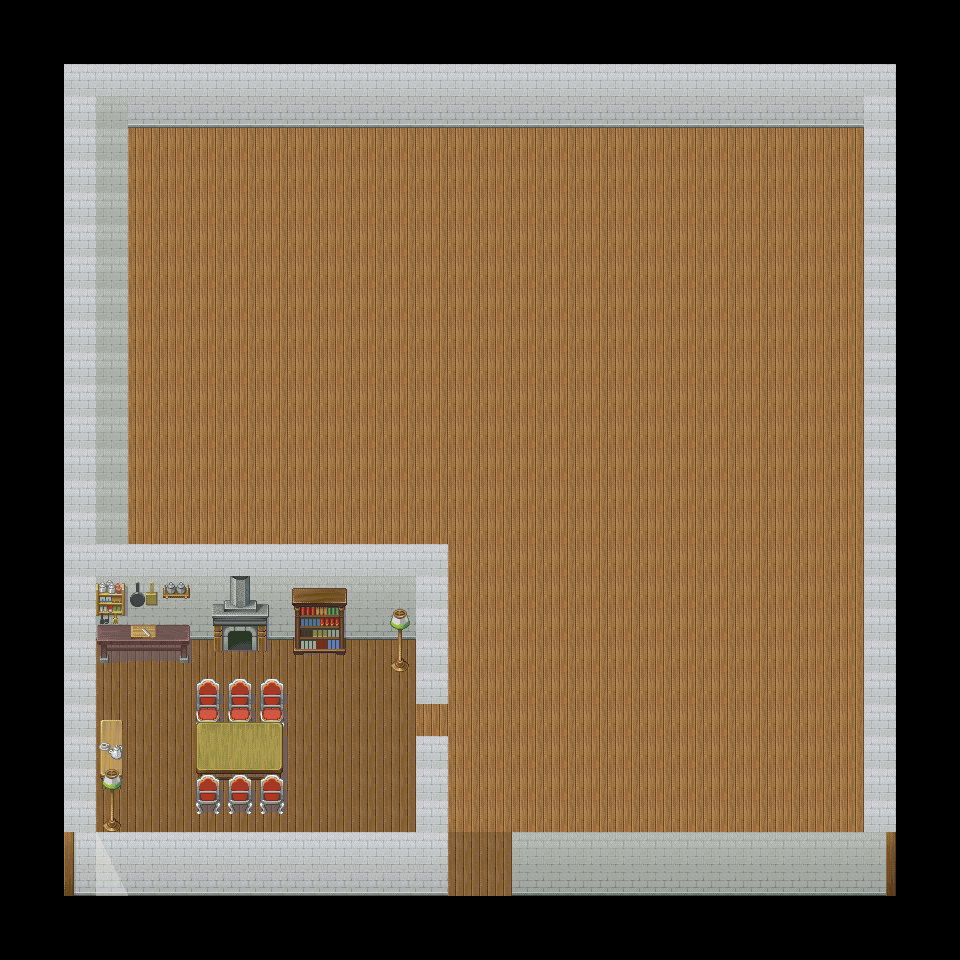

Tiled map render using the project's own tile images. Description and the map definition, with tile-layer contents summarised, below:
An orthogonal 30x30 tile map with 32x32 px tiles, 4 tile layers (under0, under1, under2, over0) and 16 objects (test).

<map version="1.2" tiledversion="1.2.4" orientation="orthogonal" renderorder="right-down" width="30" height="30" tilewidth="32" tileheight="32" infinite="0" nextlayerid="8" nextobjectid="20">
 <tileset firstgid="1" source="014-PostTown02.tsx" />
 <layer id="2" name="under0" width="30" height="30">
  <data>[900 cells, 676 non-empty, 12 distinct tile ids]</data>
 </layer>
 <objectgroup id="7" name="test">
  <object id="19" name="test" x="446" y="860.5" width="64.5" height="34" />
 </objectgroup>
 <layer id="3" name="under1" width="30" height="30">
  <data>[900 cells, 39 non-empty, 36 distinct tile ids]</data>
 </layer>
 <layer id="4" name="under2" width="30" height="30">
  <data>[900 cells, 12 non-empty, 8 distinct tile ids]</data>
 </layer>
 <layer id="5" name="over0" width="30" height="30">
  <data>[900 cells, 3 non-empty, 1 distinct tile ids]</data>
 </layer>
 <objectgroup id="6" name="walls" visible="0">
  <object id="2" x="63" y="831" width="385" height="64" />
  <object id="3" x="511" y="830" width="384" height="65" />
  <object id="5" x="416" y="545.5" width="31" height="156.5" />
  <object id="6" x="415" y="737.5" width="31" height="92.5" />
  <object id="7" x="63" y="62" width="64" height="483" />
  <object id="8" x="63" y="544" width="30" height="287" />
  <object id="10" x="127" y="64" width="768" height="62" />
  <object id="11" x="862" y="124" width="31" height="705" />
  <object id="12" x="93" y="544.5" width="321.5" height="91.5" />
  <object id="13" x="216" y="634" width="49.5" height="17" />
  <object id="14" x="294.5" y="635" width="47.5" height="18" />
  <object id="15" x="90.5" y="635.5" width="99.5" height="27.5" />
  <object id="16" x="94" y="720" width="29.5" height="110" />
  <object id="17" x="391" y="638.5" width="21" height="34.5" />
  <object id="18" x="193" y="700" width="93" height="112" />
 </objectgroup>
</map>
